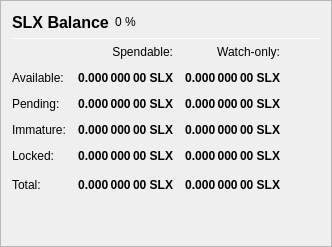
                   <widget class="QFrame" name="frame_Balances">
                    <property name="frameShape">
                     <enum>QFrame::StyledPanel</enum>
                    </property>
                    <property name="frameShadow">
                     <enum>QFrame::Raised</enum>
                    </property>
                    <layout class="QVBoxLayout" name="verticalLayout_4">
                     <item>
                      <layout class="QHBoxLayout" name="horizontalLayout_4">
                       <item>
                        <widget class="QLabel" name="label_5">
                         <property name="minimumSize">
                          <size>
                           <width>0</width>
                           <height>20</height>
                          </size>
                         </property>
                         <property name="font">
                          <font>
                           <pointsize>12</pointsize>
                           <weight>75</weight>
                           <bold>true</bold>
                          </font>
                         </property>
                         <property name="text">
                          <string>SLX Balance</string>
                         </property>
                        </widget>
                       </item>
                       <item>
                        <widget class="QLabel" name="labelSLXPercent">
                         <property name="text">
                          <string notr="true">0 %</string>
                         </property>
                        </widget>
                       </item>
                       <item>
                        <spacer name="horizontalSpacer_3">
                         <property name="orientation">
                          <enum>Qt::Horizontal</enum>
                         </property>
                         <property name="sizeHint" stdset="0">
                          <size>
                           <width>40</width>
                           <height>20</height>
                          </size>
                         </property>
                        </spacer>
                       </item>
                      </layout>
                     </item>
                     <item>
                      <widget class="Line" name="line_Balance">
                       <property name="minimumSize">
                        <size>
                         <width>0</width>
                         <height>1</height>
                        </size>
                       </property>
                       <property name="maximumSize">
                        <size>
                         <width>16777215</width>
                         <height>1</height>
                        </size>
                       </property>
                       <property name="orientation">
                        <enum>Qt::Horizontal</enum>
                       </property>
                      </widget>
                     </item>
                     <item>
                      <layout class="QGridLayout" name="gridLayout">
                       <property name="spacing">
                        <number>12</number>
                       </property>
                       <item row="0" column="1">
                        <widget class="QLabel" name="labelSpendable">
                         <property name="text">
                          <string>Spendable:</string>
                         </property>
                         <property name="alignment">
                          <set>Qt::AlignRight|Qt::AlignTrailing|Qt::AlignVCenter</set>
                         </property>
                        </widget>
                       </item>
                       <item row="0" column="2">
                        <widget class="QLabel" name="labelWatchonly">
                         <property name="text">
                          <string>Watch-only:</string>
                         </property>
                         <property name="alignment">
                          <set>Qt::AlignRight|Qt::AlignTrailing|Qt::AlignVCenter</set>
                         </property>
                        </widget>
                       </item>
                       <item row="1" column="0">
                        <widget class="QLabel" name="labelBalanceText">
                         <property name="text">
                          <string>Available:</string>
                         </property>
                        </widget>
                       </item>
                       <item row="1" column="1">
                        <widget class="QLabel" name="labelBalance">
                         <property name="font">
                          <font>
                           <weight>75</weight>
                           <bold>true</bold>
                          </font>
                         </property>
                         <property name="cursor">
                          <cursorShape>IBeamCursor</cursorShape>
                         </property>
                         <property name="toolTip">
                          <string>Your current spendable balance</string>
                         </property>
                         <property name="text">
                          <string notr="true">0.000 000 00 SLX</string>
                         </property>
                         <property name="alignment">
                          <set>Qt::AlignRight|Qt::AlignTrailing|Qt::AlignVCenter</set>
                         </property>
                         <property name="textInteractionFlags">
                          <set>Qt::LinksAccessibleByMouse|Qt::TextSelectableByKeyboard|Qt::TextSelectableByMouse</set>
                         </property>
                        </widget>
                       </item>
                       <item row="1" column="2">
                        <widget class="QLabel" name="labelWatchAvailable">
                         <property name="font">
                          <font>
                           <weight>75</weight>
                           <bold>true</bold>
                          </font>
                         </property>
                         <property name="cursor">
                          <cursorShape>IBeamCursor</cursorShape>
                         </property>
                         <property name="toolTip">
                          <string>Your current balance in watch-only addresses</string>
                         </property>
                         <property name="text">
                          <string notr="true">0.000 000 00 SLX</string>
                         </property>
                         <property name="alignment">
                          <set>Qt::AlignRight|Qt::AlignTrailing|Qt::AlignVCenter</set>
                         </property>
                         <property name="textInteractionFlags">
                          <set>Qt::LinksAccessibleByMouse|Qt::TextSelectableByKeyboard|Qt::TextSelectableByMouse</set>
                         </property>
                        </widget>
                       </item>
                       <item row="2" column="0">
                        <widget class="QLabel" name="labelPendingText">
                         <property name="text">
                          <string>Pending:</string>
                         </property>
                        </widget>
                       </item>
                       <item row="2" column="1">
                        <widget class="QLabel" name="labelUnconfirmed">
                         <property name="font">
                          <font>
                           <weight>75</weight>
                           <bold>true</bold>
                          </font>
                         </property>
                         <property name="cursor">
                          <cursorShape>IBeamCursor</cursorShape>
                         </property>
                         <property name="toolTip">
                          <string>Total of transactions that have yet to be confirmed, and do not yet count toward the spendable balance</string>
                         </property>
                         <property name="text">
                          <string notr="true">0.000 000 00 SLX</string>
                         </property>
                         <property name="alignment">
                          <set>Qt::AlignRight|Qt::AlignTrailing|Qt::AlignVCenter</set>
                         </property>
                         <property name="textInteractionFlags">
                          <set>Qt::LinksAccessibleByMouse|Qt::TextSelectableByKeyboard|Qt::TextSelectableByMouse</set>
                         </property>
                        </widget>
                       </item>
                       <item row="2" column="2">
                        <widget class="QLabel" name="labelWatchPending">
                         <property name="font">
                          <font>
                           <weight>75</weight>
                           <bold>true</bold>
                          </font>
                         </property>
                         <property name="cursor">
                          <cursorShape>IBeamCursor</cursorShape>
                         </property>
                         <property name="toolTip">
                          <string>Unconfirmed transactions to watch-only addresses</string>
                         </property>
                         <property name="text">
                          <string notr="true">0.000 000 00 SLX</string>
                         </property>
                         <property name="alignment">
                          <set>Qt::AlignRight|Qt::AlignTrailing|Qt::AlignVCenter</set>
                         </property>
                         <property name="textInteractionFlags">
                          <set>Qt::LinksAccessibleByMouse|Qt::TextSelectableByKeyboard|Qt::TextSelectableByMouse</set>
                         </property>
                        </widget>
                       </item>
                       <item row="3" column="0">
                        <widget class="QLabel" name="labelImmatureText">
                         <property name="text">
                          <string>Immature:</string>
                         </property>
                        </widget>
                       </item>
                       <item row="3" column="1">
                        <widget class="QLabel" name="labelImmature">
                         <property name="font">
                          <font>
                           <weight>75</weight>
                           <bold>true</bold>
                          </font>
                         </property>
                         <property name="cursor">
                          <cursorShape>IBeamCursor</cursorShape>
                         </property>
                         <property name="toolTip">
                          <string>Staked or masternode rewards that has not yet matured</string>
                         </property>
                         <property name="text">
                          <string notr="true">0.000 000 00 SLX</string>
                         </property>
                         <property name="alignment">
                          <set>Qt::AlignRight|Qt::AlignTrailing|Qt::AlignVCenter</set>
                         </property>
                         <property name="textInteractionFlags">
                          <set>Qt::LinksAccessibleByMouse|Qt::TextSelectableByKeyboard|Qt::TextSelectableByMouse</set>
                         </property>
                        </widget>
                       </item>
                       <item row="3" column="2">
                        <widget class="QLabel" name="labelWatchImmature">
                         <property name="font">
                          <font>
                           <weight>75</weight>
                           <bold>true</bold>
                          </font>
                         </property>
                         <property name="cursor">
                          <cursorShape>IBeamCursor</cursorShape>
                         </property>
                         <property name="toolTip">
                          <string>Staked or masternode rewards in watch-only addresses that has not yet matured</string>
                         </property>
                         <property name="text">
                          <string notr="true">0.000 000 00 SLX</string>
                         </property>
                         <property name="alignment">
                          <set>Qt::AlignRight|Qt::AlignTrailing|Qt::AlignVCenter</set>
                         </property>
                         <property name="textInteractionFlags">
                          <set>Qt::LinksAccessibleByMouse|Qt::TextSelectableByKeyboard|Qt::TextSelectableByMouse</set>
                         </property>
                        </widget>
                       </item>
                       <item row="4" column="0">
                        <widget class="QLabel" name="labelLockedBalanceText">
                         <property name="toolTip">
                          <string>Locked SLX or Masternode collaterals. These are excluded from zSLX minting.</string>
                         </property>
                         <property name="text">
                          <string>Locked:</string>
                         </property>
                        </widget>
                       </item>
                       <item row="4" column="1">
                        <widget class="QLabel" name="labelLockedBalance">
                         <property name="font">
                          <font>
                           <weight>75</weight>
                           <bold>true</bold>
                          </font>
                         </property>
                         <property name="cursor">
                          <cursorShape>IBeamCursor</cursorShape>
                         </property>
                         <property name="toolTip">
                          <string>Locked SLX or Masternode collaterals. These are excluded from zSLX minting.</string>
                         </property>
                         <property name="text">
                          <string notr="true">0.000 000 00 SLX</string>
                         </property>
                         <property name="alignment">
                          <set>Qt::AlignRight|Qt::AlignTrailing|Qt::AlignVCenter</set>
                         </property>
                         <property name="textInteractionFlags">
                          <set>Qt::LinksAccessibleByMouse|Qt::TextSelectableByKeyboard|Qt::TextSelectableByMouse</set>
                         </property>
                        </widget>
                       </item>
                       <item row="4" column="2">
                        <widget class="QLabel" name="labelWatchLocked">
                         <property name="font">
                          <font>
                           <weight>75</weight>
                           <bold>true</bold>
                          </font>
                         </property>
                         <property name="cursor">
                          <cursorShape>IBeamCursor</cursorShape>
                         </property>
                         <property name="toolTip">
                          <string>Current locked balance in watch-only addresses</string>
                         </property>
                         <property name="text">
                          <string notr="true">0.000 000 00 SLX</string>
                         </property>
                         <property name="alignment">
                          <set>Qt::AlignRight|Qt::AlignTrailing|Qt::AlignVCenter</set>
                         </property>
                         <property name="textInteractionFlags">
                          <set>Qt::LinksAccessibleByMouse|Qt::TextSelectableByKeyboard|Qt::TextSelectableByMouse</set>
                         </property>
                        </widget>
                       </item>
                       <item row="5" column="0">
                        <widget class="QLabel" name="labelTotalText">
                         <property name="toolTip">
                          <string>Your current SLATE balance, unconfirmed and immature transactions included</string>
                         </property>
                         <property name="text">
                          <string>Total:</string>
                         </property>
                        </widget>
                       </item>
                       <item row="5" column="1">
                        <widget class="QLabel" name="labelTotal">
                         <property name="font">
                          <font>
                           <weight>75</weight>
                           <bold>true</bold>
                          </font>
                         </property>
                         <property name="cursor">
                          <cursorShape>IBeamCursor</cursorShape>
                         </property>
                         <property name="toolTip">
                          <string>Your current SLATE balance, unconfirmed and immature transactions included</string>
                         </property>
                         <property name="text">
                          <string notr="true">0.000 000 00 SLX</string>
                         </property>
                         <property name="alignment">
                          <set>Qt::AlignRight|Qt::AlignTrailing|Qt::AlignVCenter</set>
                         </property>
                         <property name="textInteractionFlags">
                          <set>Qt::LinksAccessibleByMouse|Qt::TextSelectableByKeyboard|Qt::TextSelectableByMouse</set>
                         </property>
                        </widget>
                       </item>
                       <item row="5" column="2">
                        <widget class="QLabel" name="labelWatchTotal">
                         <property name="font">
                          <font>
                           <weight>75</weight>
                           <bold>true</bold>
                          </font>
                         </property>
                         <property name="cursor">
                          <cursorShape>IBeamCursor</cursorShape>
                         </property>
                         <property name="toolTip">
                          <string>Current total balance in watch-only addresses</string>
                         </property>
                         <property name="text">
                          <string notr="true">0.000 000 00 SLX</string>
                         </property>
                         <property name="alignment">
                          <set>Qt::AlignRight|Qt::AlignTrailing|Qt::AlignVCenter</set>
                         </property>
                         <property name="textInteractionFlags">
                          <set>Qt::LinksAccessibleByMouse|Qt::TextSelectableByKeyboard|Qt::TextSelectableByMouse</set>
                         </property>
                        </widget>
                       </item>
                       <item row="5" column="3">
                        <spacer name="horizontalSpacer_9">
                         <property name="orientation">
                          <enum>Qt::Horizontal</enum>
                         </property>
                         <property name="sizeHint" stdset="0">
                          <size>
                           <width>40</width>
                           <height>20</height>
                          </size>
                         </property>
                        </spacer>
                       </item>
                      </layout>
                     </item>
                     <item>
                      <spacer name="verticalSpacer_3">
                       <property name="orientation">
                        <enum>Qt::Vertical</enum>
                       </property>
                       <property name="sizeHint" stdset="0">
                        <size>
                         <width>20</width>
                         <height>40</height>
                        </size>
                       </property>
                      </spacer>
                     </item>
                    </layout>
                   </widget>
